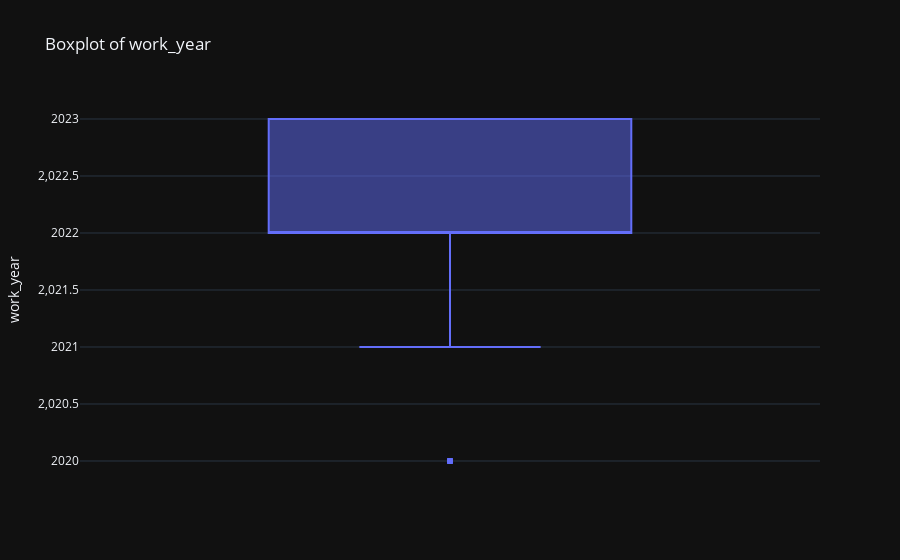
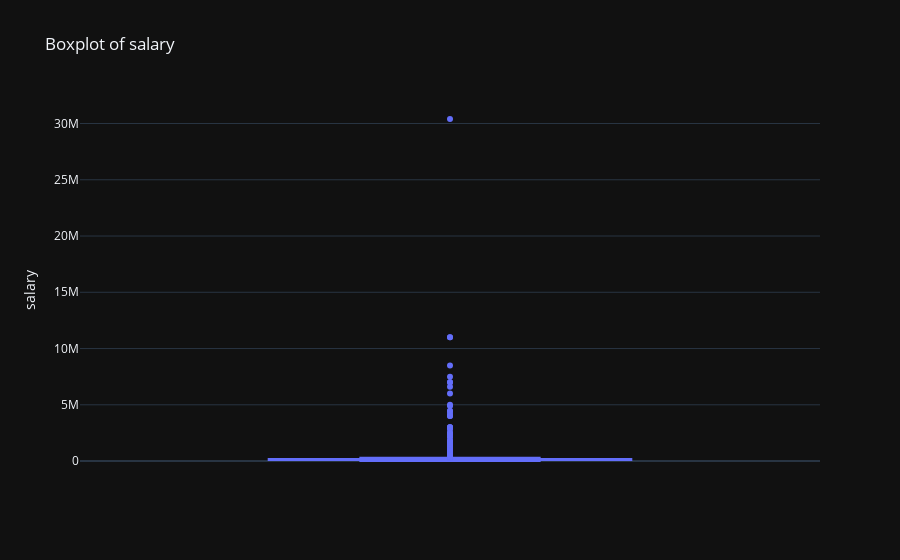
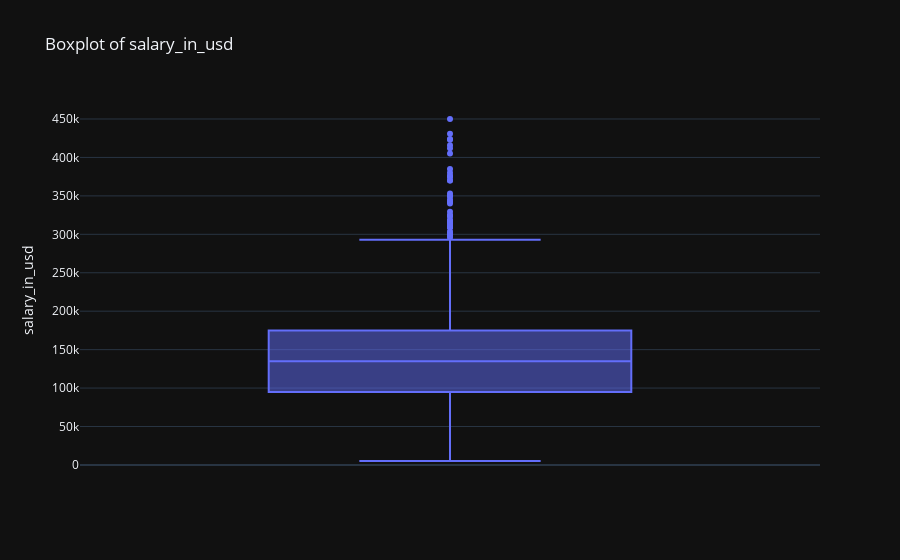
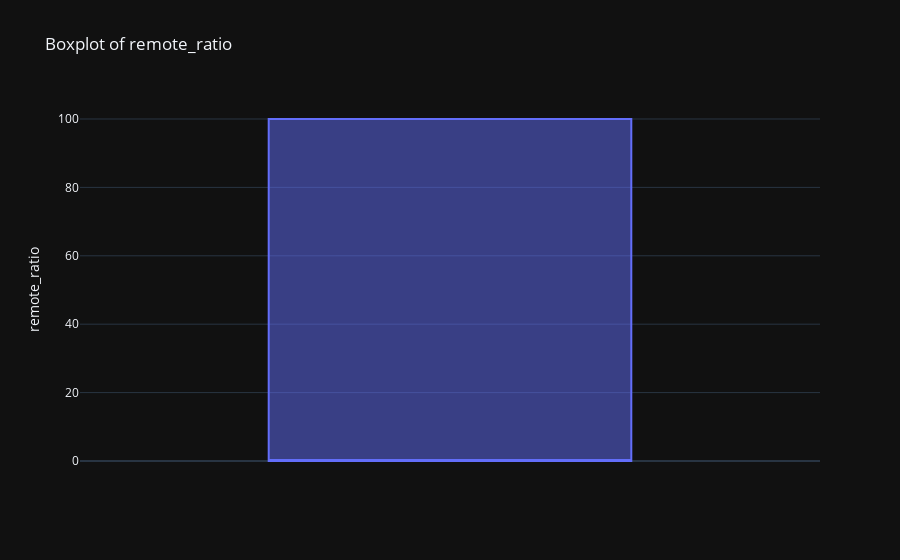

The cell these charts' notebook holds for them, in order:
### Code cell
#now we use plotly to create a boxplot
for col in num:
    fig = px.box(df, y=col, title=f'Boxplot of {col}',template="plotly_dark")
    fig.show()

### Figure 1 — Plotly figure (JSON) as saved in the notebook; plotly's stock layout.template omitted (floating-point values rounded to 4 significant figures; data arrays with more than 128 entries replaced by an {"elided": "..."} marker saying what was removed)
{"data": [{"alignmentgroup": "True", "hovertemplate": "work_year=%{y}<extra></extra>", "legendgroup": "", "marker": {"color": "#636efa"}, "name": "", "notched": false, "offsetgroup": "", "orientation": "v", "showlegend": false, "type": "box", "x0": " ", "xaxis": "x", "y": {"elided": "3755 int values"}, "y0": " ", "yaxis": "y"}], "layout": {"boxmode": "group", "legend": {"tracegroupgap": 0}, "title": {"text": "Boxplot of work_year"}, "xaxis": {"anchor": "y", "domain": [0, 1]}, "yaxis": {"anchor": "x", "domain": [0, 1], "title": {"text": "work_year"}}}}

### Figure 2 — Plotly figure (JSON) as saved in the notebook; plotly's stock layout.template omitted (floating-point values rounded to 4 significant figures; data arrays with more than 128 entries replaced by an {"elided": "..."} marker saying what was removed)
{"data": [{"alignmentgroup": "True", "hovertemplate": "salary=%{y}<extra></extra>", "legendgroup": "", "marker": {"color": "#636efa"}, "name": "", "notched": false, "offsetgroup": "", "orientation": "v", "showlegend": false, "type": "box", "x0": " ", "xaxis": "x", "y": {"elided": "3755 int values"}, "y0": " ", "yaxis": "y"}], "layout": {"boxmode": "group", "legend": {"tracegroupgap": 0}, "title": {"text": "Boxplot of salary"}, "xaxis": {"anchor": "y", "domain": [0, 1]}, "yaxis": {"anchor": "x", "domain": [0, 1], "title": {"text": "salary"}}}}

### Figure 3 — Plotly figure (JSON) as saved in the notebook; plotly's stock layout.template omitted (floating-point values rounded to 4 significant figures; data arrays with more than 128 entries replaced by an {"elided": "..."} marker saying what was removed)
{"data": [{"alignmentgroup": "True", "hovertemplate": "salary_in_usd=%{y}<extra></extra>", "legendgroup": "", "marker": {"color": "#636efa"}, "name": "", "notched": false, "offsetgroup": "", "orientation": "v", "showlegend": false, "type": "box", "x0": " ", "xaxis": "x", "y": {"elided": "3755 int values"}, "y0": " ", "yaxis": "y"}], "layout": {"boxmode": "group", "legend": {"tracegroupgap": 0}, "title": {"text": "Boxplot of salary_in_usd"}, "xaxis": {"anchor": "y", "domain": [0, 1]}, "yaxis": {"anchor": "x", "domain": [0, 1], "title": {"text": "salary_in_usd"}}}}

### Figure 4 — Plotly figure (JSON) as saved in the notebook; plotly's stock layout.template omitted (floating-point values rounded to 4 significant figures; data arrays with more than 128 entries replaced by an {"elided": "..."} marker saying what was removed)
{"data": [{"alignmentgroup": "True", "hovertemplate": "remote_ratio=%{y}<extra></extra>", "legendgroup": "", "marker": {"color": "#636efa"}, "name": "", "notched": false, "offsetgroup": "", "orientation": "v", "showlegend": false, "type": "box", "x0": " ", "xaxis": "x", "y": {"elided": "3755 int values"}, "y0": " ", "yaxis": "y"}], "layout": {"boxmode": "group", "legend": {"tracegroupgap": 0}, "title": {"text": "Boxplot of remote_ratio"}, "xaxis": {"anchor": "y", "domain": [0, 1]}, "yaxis": {"anchor": "x", "domain": [0, 1], "title": {"text": "remote_ratio"}}}}
